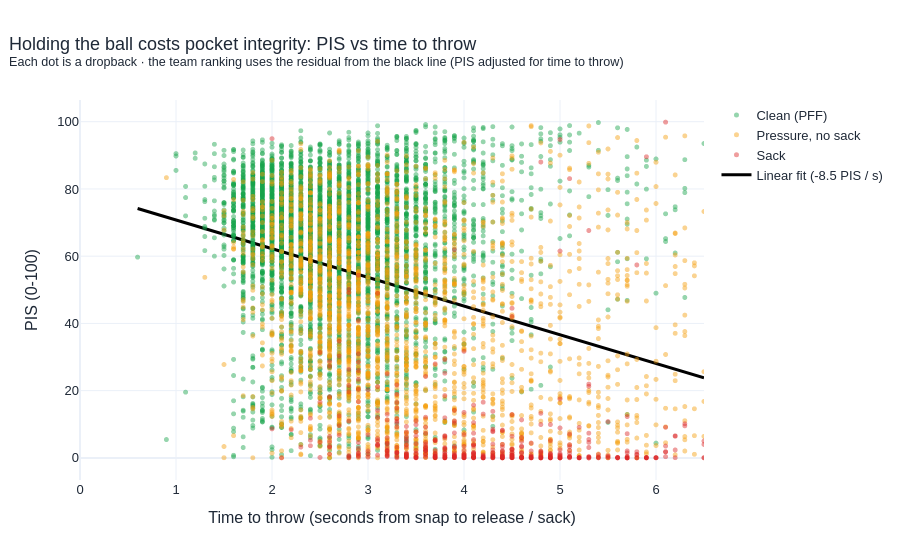

Source (notebook cell):
### Markdown cell above
## 4. Metric 1: Pocket Integrity Score
PIS must always be read against time to throw.

### Code cell
out["figures"]["pis_vs_time_to_throw"].show()

### Figure 1 — Plotly figure (JSON) as saved in the notebook; plotly's stock layout.template omitted (floating-point values rounded to 4 significant figures; data arrays with more than 128 entries replaced by an {"elided": "..."} marker saying what was removed)
{"data": [{"customdata": {"elided": "5130x3 mixed values"}, "hovertemplate": "%{customdata[2]} game %{customdata[0]} play %{customdata[1]}<br>TTT %{x:.1f}s · PIS %{y:.0f}<extra></extra>", "marker": {"color": "#16a34a", "opacity": 0.45, "size": 5}, "mode": "markers", "name": "Clean (PFF)", "type": "scattergl", "x": {"elided": "5130 float values"}, "y": {"elided": "5130 float values"}}, {"customdata": {"elided": "2409x3 mixed values"}, "hovertemplate": "%{customdata[2]} game %{customdata[0]} play %{customdata[1]}<br>TTT %{x:.1f}s · PIS %{y:.0f}<extra></extra>", "marker": {"color": "#f59e0b", "opacity": 0.45, "size": 5}, "mode": "markers", "name": "Pressure, no sack", "type": "scattergl", "x": {"elided": "2409 float values"}, "y": {"elided": "2409 float values"}}, {"customdata": {"elided": "518x3 mixed values"}, "hovertemplate": "%{customdata[2]} game %{customdata[0]} play %{customdata[1]}<br>TTT %{x:.1f}s · PIS %{y:.0f}<extra></extra>", "marker": {"color": "#dc2626", "opacity": 0.45, "size": 5}, "mode": "markers", "name": "Sack", "type": "scattergl", "x": {"elided": "518 float values"}, "y": {"elided": "518 float values"}}, {"line": {"color": "black", "width": 3}, "mode": "lines", "name": "Linear fit (-8.5 PIS / s)", "type": "scatter", "x": [0.6, 0.7204, 0.8408, 0.9612, 1.082, 1.202, 1.322, 1.443, 1.563, 1.684, 1.804, 1.924, 2.045, 2.165, 2.286, 2.406, 2.527, 2.647, 2.767, 2.888, 3.008, 3.129, 3.249, 3.369, 3.49, 3.61, 3.731, 3.851, 3.971, 4.092, 4.212, 4.333, 4.453, 4.573, 4.694, 4.814, 4.935, 5.055, 5.176, 5.296, 5.416, 5.537, 5.657, 5.778, 5.898, 6.018, 6.139, 6.259, 6.38, 6.5], "y": [74.18, 73.16, 72.13, 71.1, 70.07, 69.04, 68.01, 66.99, 65.96, 64.93, 63.9, 62.87, 61.85, 60.82, 59.79, 58.76, 57.73, 56.71, 55.68, 54.65, 53.62, 52.59, 51.57, 50.54, 49.51, 48.48, 47.45, 46.43, 45.4, 44.37, 43.34, 42.31, 41.29, 40.26, 39.23, 38.2, 37.17, 36.15, 35.12, 34.09, 33.06, 32.03, 31.01, 29.98, 28.95, 27.92, 26.89, 25.87, 24.84, 23.81]}], "layout": {"font": {"color": "#1f2937", "family": "Arial, sans-serif", "size": 13}, "title": {"font": {"size": 18}, "text": "Holding the ball costs pocket integrity: PIS vs time to throw<br><sup>Each dot is a dropback · the team ranking uses the residual from the black line (PIS adjusted for time to throw)</sup>", "x": 0.01}, "xaxis": {"range": [0, 6.5], "title": {"text": "Time to throw (seconds from snap to release / sack)"}}, "yaxis": {"title": {"text": "PIS (0-100)"}}}}
